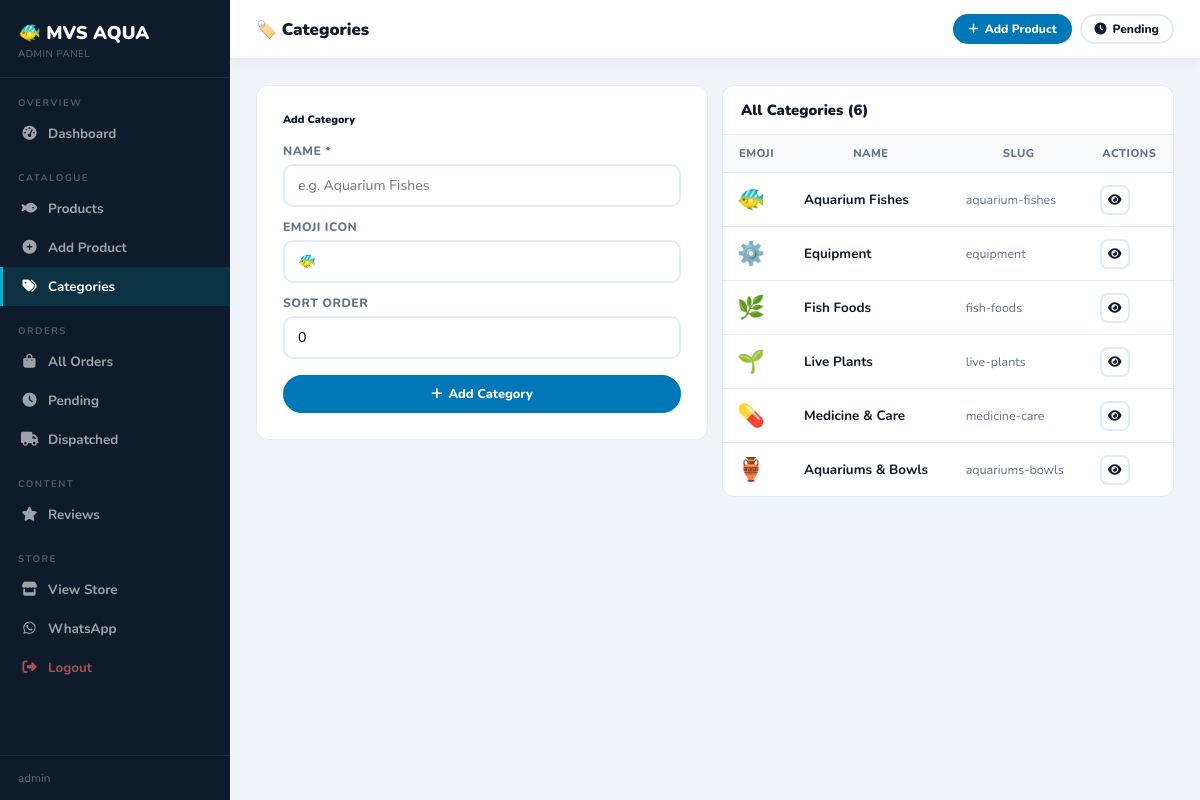
The app's page /dashboard/categories/ (signed in) with its own data.
### store/models.py (models this page shows, shortened)
class Category(models.Model):
    name = models.CharField(max_length=100)
    slug = models.SlugField(unique=True)
    emoji = models.CharField(max_length=10, default='🐠')
    sort_order = models.PositiveIntegerField(default=0)
    class Meta:
        verbose_name_plural = 'Categories'
        ordering = ['sort_order','name']

### dashboard/views.py (the view, shortened to what this page needs)
# urls.py: path('categories/', views.dash_categories, name='dash_categories'),
@login_required
def dash_categories(request):
    cats=Category.objects.all()
    return render(request,'dashboard/categories.html',{'categories':cats})

### cart/context_processors.py (called while the page is built)
def cart_context(request):
    cart = request.session.get('cart', {})
    count = sum(v.get('qty',0) for v in cart.values())
    total = sum(float(v.get('price',0))*v.get('qty',0) for v in cart.values())
    return {'cart_count': count, 'cart_total': round(total,2)}

### templates/dashboard/categories.html
{% extends 'dashboard/base.html' %}
{% block title %}Categories{% endblock %}{% block page_title %}🏷️ Categories{% endblock %}{% block n_cat %}active{% endblock %}
{% block content %}
<div class="g2" style="align-items:start;">
  <div class="fc">
    <h6 style="font-weight:900;margin-bottom:16px;">Add Category</h6>
    <form method="post">{% csrf_token %}
      <div style="margin-bottom:12px;"><label class="fl">Name *</label><input type="text" name="name" class="fi" required placeholder="e.g. Aquarium Fishes"></div>
      <div style="margin-bottom:12px;"><label class="fl">Emoji Icon</label><input type="text" name="emoji" class="fi" value="🐠" maxlength="4"></div>
      <div style="margin-bottom:16px;"><label class="fl">Sort Order</label><input type="number" name="sort_order" class="fi" value="0" min="0"></div>
      <button type="submit" class="btn btn-primary" style="width:100%;justify-content:center;"><i class="fas fa-plus"></i> Add Category</button>
    </form>
  </div>
  <div class="tc">
    <div class="th"><h6>All Categories ({{ categories|length }})</h6></div>
    <table>
      <thead><tr><th>Emoji</th><th>Name</th><th>Slug</th><th>Actions</th></tr></thead>
      <tbody>
      {% for cat in categories %}
      <tr>
        <td style="font-size:1.4rem;">{{ cat.emoji }}</td>
        <td><strong>{{ cat.name }}</strong></td>
        <td style="color:var(--muted);font-size:.78rem;">{{ cat.slug }}</td>
        <td><a href="{% url 'category' cat.slug %}" target="_blank" class="btn btn-outline btn-sm btn-ico" title="View"><i class="fas fa-eye"></i></a></td>
      </tr>
      {% empty %}<tr><td colspan="4" style="text-align:center;padding:40px;color:var(--muted);">No categories yet</td></tr>{% endfor %}
      </tbody>
    </table>
  </div>
</div>
{% endblock %}

### templates/dashboard/base.html (shortened to what this page needs)
<!DOCTYPE html>
<html lang="en">
<head><meta charset="UTF-8"><meta name="viewport" content="width=device-width,initial-scale=1">
<link href="https://cdnjs.cloudflare.com/ajax/libs/font-awesome/6.5.0/css/all.min.css" rel="stylesheet">
{% block extra_css %}{% endblock %}</head>
<body>
<aside class="sidebar">
  <div class="sb-logo"><div class="sb-brand">🐠 MVS AQUA</div><div class="sb-sub">Admin Panel</div></div>
  <div class="sb-sec">Overview</div>
  <a href="{% url 'dash_home' %}" class="sb-lnk {% block n_home %}{% endblock %}"><i class="fas fa-tachometer-alt"></i> Dashboard</a>
  <div class="sb-sec">Catalogue</div>
  <a href="{% url 'dash_products' %}" class="sb-lnk {% block n_prod %}{% endblock %}"><i class="fas fa-fish"></i> Products</a>
  <a href="{% url 'dash_product_add' %}" class="sb-lnk"><i class="fas fa-plus-circle"></i> Add Product</a>
  <a href="{% url 'dash_categories' %}" class="sb-lnk {% block n_cat %}{% endblock %}"><i class="fas fa-tags"></i> Categories</a>
  <div class="sb-sec">Orders</div>
  <a href="{% url 'dash_orders' %}" class="sb-lnk {% block n_ord %}{% endblock %}"><i class="fas fa-shopping-bag"></i> All Orders</a>
  <a href="{% url 'dash_orders' %}?status=pending" class="sb-lnk"><i class="fas fa-clock"></i> Pending</a>
  <a href="{% url 'dash_orders' %}?status=dispatched" class="sb-lnk"><i class="fas fa-truck"></i> Dispatched</a>
  <div class="sb-sec">Content</div>
  <a href="{% url 'dash_reviews' %}" class="sb-lnk {% block n_rev %}{% endblock %}"><i class="fas fa-star"></i> Reviews</a>
  <div class="sb-sec">Store</div>
  <a href="/" target="_blank" class="sb-lnk"><i class="fas fa-store"></i> View Store</a>
  <a href="https://wa.me/919490255775" target="_blank" class="sb-lnk"><i class="fab fa-whatsapp"></i> WhatsApp</a>
  <a href="{% url 'dash_logout' %}" class="sb-lnk danger"><i class="fas fa-sign-out-alt"></i> Logout</a>
  <div class="sb-user">{{ request.user.username }}</div>
</aside>
<div class="main">
  <div class="topbar">
    <h4>{% block page_title %}Dashboard{% endblock %}</h4>
    <div style="display:flex;gap:8px;">
      <a href="{% url 'dash_product_add' %}" class="btn btn-primary btn-sm"><i class="fas fa-plus"></i> Add Product</a>
      <a href="{% url 'dash_orders' %}?status=pending" class="btn btn-outline btn-sm"><i class="fas fa-clock"></i> Pending</a>
    </div>
  </div>
  <div class="pg">
    {% block content %}{% endblock %}
  </div>
</div>
</body></html>

### templates/dashboard/base.html (style rules this page uses)
:root { --brand:#0077B6;--dark:#023E8A;--accent:#00B4D8;--sb:#0D1B2A;--sbw:230px;--bg:#F0F4F8;--surface:#fff;--border:#E2ECF6;--text:#0D1B2A;--muted:#64748B;--green:#06D6A0;--coral:#FF6B6B;--gold:#FFB703;--r:12px;--sh:0 2px 12px rgba(0,0,0,.07) }
* { box-sizing:border-box;margin:0;padding:0 }
body { font-family:'Nunito',sans-serif;background:var(--bg);color:var(--text);display:flex;min-height:100vh }
.sidebar { width:var(--sbw);background:var(--sb);min-height:100vh;position:fixed;left:0;top:0;z-index:200;display:flex;flex-direction:column;overflow-y:auto }
.sb-logo { padding:20px 18px 16px;border-bottom:1px solid rgba(255,255,255,.07) }
.sb-brand { font-size:1.15rem;color:#fff;font-weight:900 }
.sb-sub { font-size:.62rem;color:rgba(255,255,255,.35);letter-spacing:.5px;text-transform:uppercase;margin-top:2px }
.sb-sec { padding:18px 18px 5px;font-size:.6rem;color:rgba(255,255,255,.28);letter-spacing:1.5px;text-transform:uppercase;font-weight:700 }
.sb-lnk { display:flex;align-items:center;gap:10px;padding:10px 18px;color:rgba(255,255,255,.6);text-decoration:none;font-size:.84rem;font-weight:700;border-left:3px solid transparent;transition:all .2s }
.sb-lnk i { width:17px;text-align:center;font-size:.88rem }
.sb-lnk:hover,.sb-lnk.active { background:rgba(0,180,216,.14);color:#fff;border-left-color:var(--accent) }
.sb-lnk.danger { color:rgba(255,107,107,.65) }
.sb-user { margin-top:auto;padding:14px 18px;border-top:1px solid rgba(255,255,255,.07);font-size:.73rem;color:rgba(255,255,255,.35) }
.main { margin-left:var(--sbw);flex:1;display:flex;flex-direction:column }
.topbar { background:var(--surface);border-bottom:1px solid var(--border);padding:14px 26px;display:flex;justify-content:space-between;align-items:center;position:sticky;top:0;z-index:100;box-shadow:var(--sh) }
.topbar h4 { font-size:1.05rem;font-weight:900 }
.pg { padding:26px;flex:1 }
.tc { background:var(--surface);border-radius:var(--r);border:1px solid var(--border);overflow:hidden }
.th { padding:14px 18px;border-bottom:1px solid var(--border);display:flex;justify-content:space-between;align-items:center;flex-wrap:wrap;gap:8px }
.th h6 { font-weight:900;font-size:.92rem }
table { width:100%;border-collapse:collapse }
th { font-size:.7rem;font-weight:800;text-transform:uppercase;letter-spacing:.5px;color:var(--muted);padding:11px 14px;background:#FAFBFD;border-bottom:1px solid var(--border);white-space:nowrap }
td { padding:11px 14px;font-size:.84rem;border-bottom:1px solid var(--border);vertical-align:middle }
tr:last-child td { border-bottom:none }
.btn { display:inline-flex;align-items:center;gap:6px;padding:8px 16px;border-radius:50px;font-family:'Nunito',sans-serif;font-size:.8rem;font-weight:800;cursor:pointer;transition:all .2s;border:2px solid transparent;text-decoration:none;white-space:nowrap }
.btn-primary { background:var(--brand);color:#fff;border-color:var(--brand) }
.btn-outline { background:transparent;color:var(--text);border-color:var(--border) }
.btn-sm { padding:5px 13px;font-size:.75rem }
.btn-ico { width:30px;height:30px;padding:0;border-radius:8px;justify-content:center }
.fc { background:var(--surface);border-radius:var(--r);border:1px solid var(--border);padding:26px }
.fl { font-size:.76rem;font-weight:800;display:block;margin-bottom:5px;color:var(--muted);text-transform:uppercase;letter-spacing:.5px }
.fi { width:100%;padding:10px 13px;border:2px solid var(--border);border-radius:10px;font-family:'Nunito',sans-serif;font-size:.88rem;outline:none;transition:border-color .2s;background:#fff }
.g2 { display:grid;grid-template-columns:1fr 1fr;gap:14px }

### records on screen
Category: emoji "🐠", name "Aquarium Fishes", slug "aquarium-fishes"
Category: emoji "⚙️", name "Equipment", slug "equipment"
Category: emoji "🌿", name "Fish Foods", slug "fish-foods"
Category: emoji "🌱", name "Live Plants", slug "live-plants"
Category: emoji "💊", name "Medicine & Care", slug "medicine-care"
Category: emoji "🏺", name "Aquariums & Bowls", slug "aquariums-bowls"

### other values on screen
{{ request.user.username }} "admin"
{{ categories|length }} "6"
